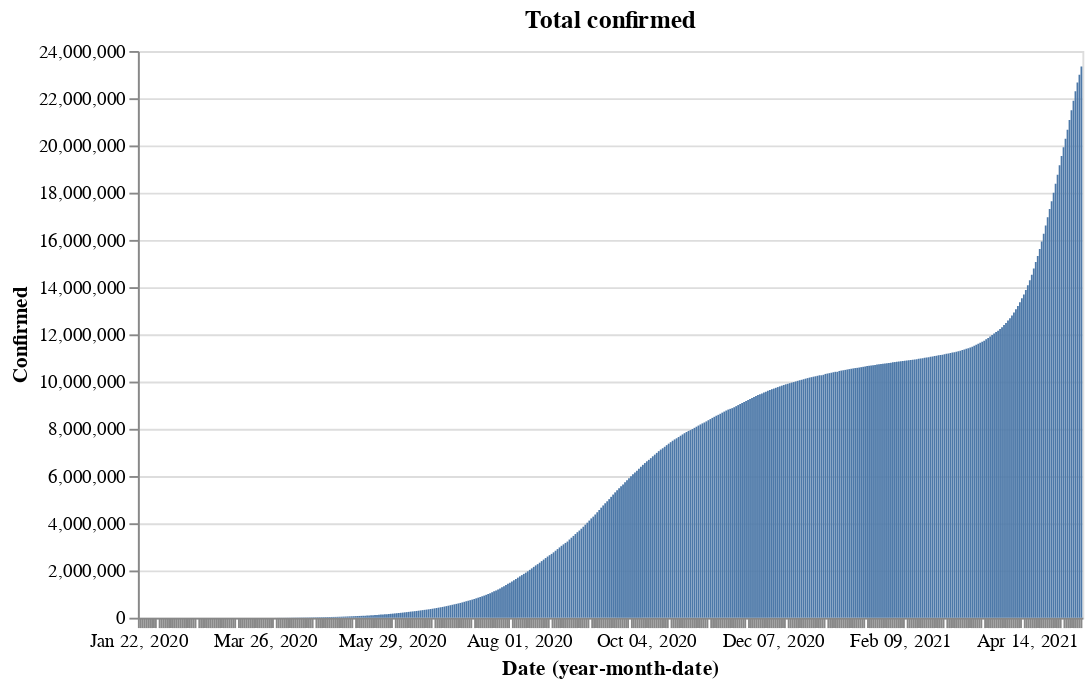

Notebook code cell kept with this figure:
### Code cell
red = alt.value("#f54242")
base.encode(y='Confirmed').properties(title='Total confirmed')

### Figure 1 — Vega-Lite specification as saved in the notebook (floating-point values rounded to 4 significant figures; data arrays with more than 128 entries replaced by an {"elided": "..."} marker saying what was removed)
{"config": {"view": {"continuousWidth": 400, "continuousHeight": 300}}, "data": {"name": "data-eedb90cc33c541d9c7c5df9905b02b0a"}, "mark": "bar", "encoding": {"x": {"type": "ordinal", "field": "Date", "timeUnit": "yearmonthdate"}, "y": {"type": "quantitative", "field": "Confirmed"}}, "title": "Total confirmed", "width": 500, "$schema": "https://vega.github.io/schema/vega-lite/v4.8.1.json", "datasets": {"data-eedb90cc33c541d9c7c5df9905b02b0a": {"elided": "476 records"}}}
